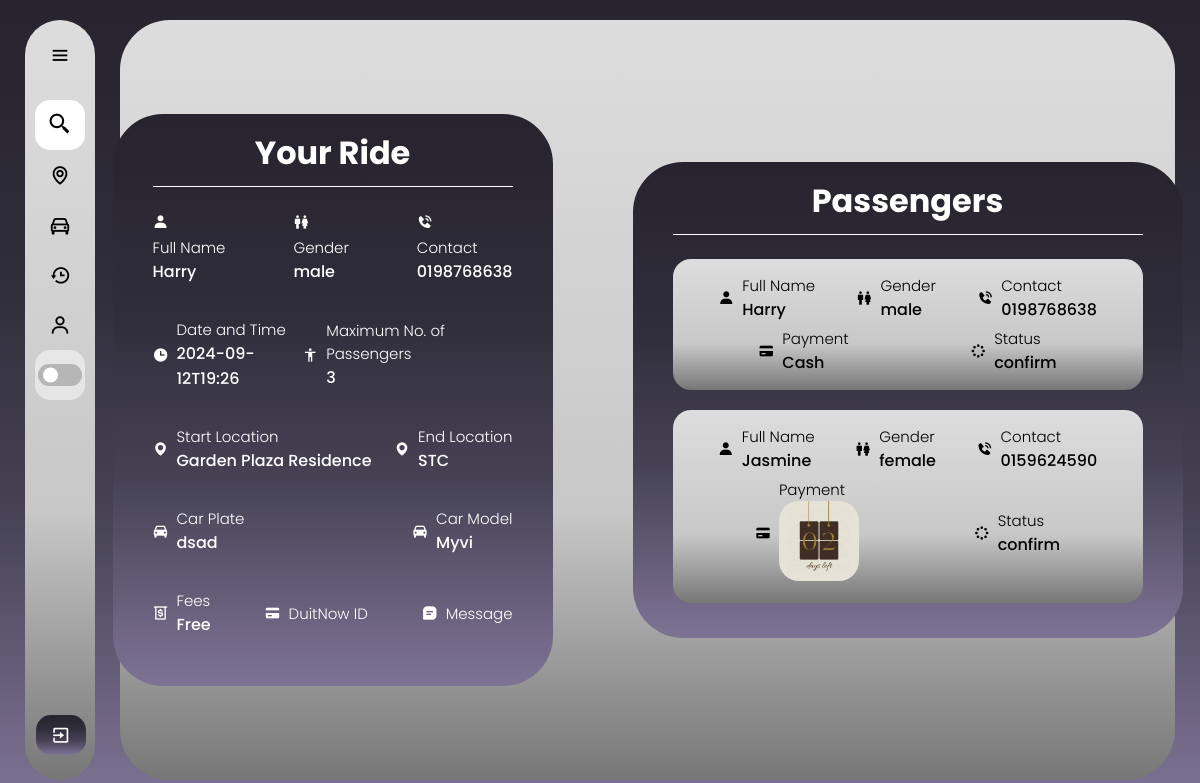
Page /match_passenger/1 (signed in) on the committed database.
### web/models.py (models this page shows)
class Profile(db.Model):
    id = db.Column(db.Integer, primary_key=True)
    fullName = db.Column(db.String(150))
    gender = db.Column(db.String(100), nullable=False)
    birthyear=db.Column(db.String(15), nullable=False)
    contact = db.Column(db.String(15), nullable=False)
    birthyear = db.Column(db.String(15), nullable=False)
    profile_pic = db.Column(db.String(200), default="default.jpg")
    is_approved = db.Column(db.Boolean, default=False)  # Added for moderation
    user_id = db.Column(db.Integer, db.ForeignKey('user.id'), nullable=False)
    birthyear = db.Column(db.String(15), nullable=False)

class Rides(db.Model):
    id = db.Column(db.Integer, primary_key=True)
    dateandTime = db.Column(db.String(50), nullable=False)
    start_location = db.Column(db.String(100), nullable=False)
    start_location_lat = db.Column(db.Float, nullable=True)  # Nullable
    start_location_lng = db.Column(db.Float, nullable=True)  # Nullable
    end_location = db.Column(db.String(100), nullable=False)
    end_location_lat = db.Column(db.Float, nullable=True)  # Nullable
    end_location_lng = db.Column(db.Float, nullable=True)  # Nullable
    carplate = db.Column(db.String(20), nullable=False)
    carmodel = db.Column(db.String(50), nullable=False)
    totalperson = db.Column(db.Integer, nullable=False)
    fees = db.Column(db.String(50), nullable=False)
    duitnowid = db.Column(db.String(50), nullable=True)  # Nullable
    message = db.Column(db.Text, nullable=True)  # Nullable
    status = db.Column(db.String(50), nullable=False,default='pending')
    user_id = db.Column(db.Integer, db.ForeignKey('user.id'), nullable=False)
    passenger_matches = db.relationship('PassengerMatch', foreign_keys='PassengerMatch.driver_id', backref='driver_post', lazy=True)

class PassengerMatch(db.Model):
    id = db.Column(db.Integer, primary_key=True)
    passenger_id = db.Column(db.Integer, db.ForeignKey('user.id'), nullable=False)
    driver_id = db.Column(db.Integer, db.ForeignKey('rides.id'), nullable=False)
    payment_proof_id = db.Column(db.Integer, db.ForeignKey('payment_proof.id'), nullable=True)
    status = db.Column(db.String(20), nullable=False, default='APPROVING')
    passenger = db.relationship('User', foreign_keys=[passenger_id], backref='matches_as_passenger')
    driver = db.relationship('Rides', foreign_keys=[driver_id], backref='matches_as_driver')
    payment_proof = db.relationship('PaymentProof', backref='matches', lazy=True)

class PaymentProof(db.Model):
    id = db.Column(db.Integer, primary_key=True)
    file_name = db.Column(db.String(100), nullable=False)
    user_id = db.Column(db.Integer, db.ForeignKey('profile.user_id'), nullable=False)
    user = db.relationship('Profile', backref='payment_proofs', lazy=True)

### web/routes.py (the view)
@bp.route('/match_passenger/<int:driver_id>')
@login_required
def match_passenger(driver_id):
    profile = Profile.query.filter_by(user_id=current_user.id).first()
    driver = Rides.query.get_or_404(driver_id)
    profiles = Profile.query.all()
    profile_dict = {profile.user_id: profile for profile in profiles}
    matches = PassengerMatch.query.filter_by(driver_id=driver_id, status='IN PROGRESS').all()
    matches_approving = PassengerMatch.query.filter_by(driver_id=driver_id, status='APPROVING').all()
    matches_completed = PassengerMatch.query.filter_by(driver_id=driver_id, status='COMPLETED').all()
    matches_confirmed = PassengerMatch.query.filter_by(driver_id=driver_id, status='confirm').all()
    print(f"Profile dict keys: {profile_dict.keys()}")
    print(f"Driver user ID: {driver.user_id}")
    return render_template(
        'match_passenger.html',
        driver=driver,
        matches=matches,
        profile_dict=profile_dict,
        profile=profile,
        matches_approving=matches_approving,
        matches_completed=matches_completed,
        matches_confirmed=matches_confirmed
    )

### web/templates/match_passenger.html (shortened to what this page needs)
{% extends "base_passenger.html" %}
{% block content %}
<!DOCTYPE html>
<html lang="en">
<head>
    <link rel="stylesheet" href="../static/match_passenger.css">
    <link href='https://unpkg.com/boxicons@2.1.4/css/boxicons.min.css' rel='stylesheet'>
</head>
<body>
    <div class="container">
        <div class="box">
            <div class="driver">
                <div class="header">
                    <h1>Your Ride</h1>
                </div>
                <div class="details">
                    <div class="row">
                        <div class="info">
                            <i class='bx bxs-user'></i>
                            <h3>Full Name</h3>
                            <p>{{ profile_dict[driver.user_id].fullName }}</p>
                        </div>
                        <div class="info">
                            <i class='bx bx-male-female'></i>
                            <h3>Gender</h3>
                            <p>{{ profile_dict[driver.user_id].gender }}</p>
                        </div>
                        <div class="info">
                            <i class='bx bxs-phone-call'></i>
                            <h3>Contact</h3>
                            <p>{{ profile_dict[driver.user_id].contact }}</p>
                        </div>
                    </div>
                    <div class="row">
                        <div class="info_left-right">
                            <i class='bx bxs-time' ></i>
                            <div class="info_up-down">
                                <h3>Date and Time</h3>
                                <p>{{ driver.dateandTime }}</p>
                            </div>
                        </div>
                        <div class="info_left-right">
                            <i class='bx bx-body'></i>
                            <div class="info_up-down">
                                <h3>Maximum No. of Passengers</h3>
                                <p>{{ driver.totalperson }}</p>
                            </div>
                        </div>
                    </div>
                    <div class="row">
                        <div class="info_left-right">
                            <i class='bx bxs-map'></i>
                            <div class="info_up-down">
                                <h3>Start Location</h3>
                                <p>{{ driver.start_location }}</p>
                            </div>
                        </div>
                        <div class="info_left-right">
                            <i class='bx bxs-map'></i>
                            <div class="info_up-down">
                                <h3>End Location</h3>
                                <p>{{ driver.end_location }}</p>
                            </div>
                        </div>
                    </div>
                    <div class="row">
                        <div class="info_left-right">
                            <i class='bx bxs-car'></i>
                            <div class="info_up-down">
                                <h3>Car Plate</h3>
                                <p>{{ driver.carplate }}</p>
                            </div>
                        </div>
                        <div class="info_left-right">
                            <i class='bx bxs-car'></i>
                            <div class="info_up-down">
                                <h3>Car Model</h3>
                                <p>{{ driver.carmodel }}</p>
                            </div>
                        </div>
                    </div>
                    <div class="row">
                        <div class="info_left-right">
                            <i class='bx bx-money-withdraw' ></i>
                            <div class="info_up-down">
                                <h3>Fees</h3>
                                <p>{{ driver.fees }}</p>
                            </div>
                        </div>
                        <div class="info_left-right">
                            <i class='bx bxs-credit-card'></i>
                            <div class="info_up-down">
                                <h3>DuitNow ID</h3>
                            </div>
                        </div>
                        <div class="info_left-right">
                            <i class='bx bxs-message-square-detail'></i>
                            <div class="info_up-down">
                                <h3>Message</h3>
                            </div>
                        </div>
                    </div>
                </div>
            </div>
            <div class="passenger">
                <div class="header">
                    <h1>Passengers</h1>
                </div>
                <div class="details">
                    {% for match in matches_confirmed %}
                    <div class="seperate">
                        <div class="row-p">
                            <div class="info_left-right">
                                <i class='bx bxs-user'></i>
                                <div class="info_up-down">
                                    <h3>Full Name</h3>
                                    <p>{{ profile_dict[match.passenger_id].fullName }}</p>
                                </div>
                            </div>
                            <div class="info_left-right">
                                <i class='bx bx-male-female'></i>
                                <div class="info_up-down">
                                    <h3>Gender</h3>
                                    <p>{{ profile_dict[match.passenger_id].gender }}</p>
                                </div>
                            </div>
                            <div class="info_left-right">
                                <i class='bx bxs-phone-call'></i>
                                <div class="info_up-down">
                                    <h3>Contact</h3>
                                    <p>{{ profile_dict[match.passenger_id].contact }}</p>
                                </div>
                            </div>
                        </div>
                        <div class="row-p">
                            <div class="info_left-right">
                                <i class='bx bxs-credit-card'></i>
                                <div class="info_up-down">
                                    <h3>Payment</h3>
                                    <p>
                                        {% if match.payment_proof %}
                                            <img src="{{ url_for('static', filename='payment/' ~ match.payment_proof.file_name) }}" alt="Payment Proof">
                                        {% else %}
                                            Cash
                                        {% endif %}
                                    </p>
                                </div>
                            </div>
                            <div class="info_left-right">
                                <i class='bx bx-loader-circle' ></i>
                                <div class="info_up-down">
                                    <h3>Status</h3>
                                    <p>{{ match.status }}</p>
                                </div>
                            </div>
                        </div>
                    </div>
                    {% endfor %}
                </div>
            </div>
        </div>
    </div>
</body>
</html>
{% endblock %}

### web/templates/base_passenger.html (shortened to what this page needs)
<!DOCTYPE html>
<html>
  <head>
    <link rel="stylesheet" href="../static/sidebar.css">
    <link href='https://unpkg.com/boxicons@2.1.4/css/boxicons.min.css' rel='stylesheet'>
  </head>
<body>
    <div class="sidebar">
      <div class="logo_name">
        <i class='bx bx-menu' id="btn" ></i>
      </div>
      <ul class="nav_list">
        <li>
          <i class='bx bx-search-alt-2' ></i>
          <input type="text" id="sidebarSearch" placeholder="Search Location">
        </li>
        <li>
          <a href="{{ url_for('main.findarides')}}">
            <i class='bx bx-map' ></i>
          </a>
        </li>
        <li>
          <a href="/driver_post">
            <i class='bx bx-car'></i>
          </a>
        </li>
        <li>
          <a href="{{ url_for('main.booking_history') }}" >
            <i class='bx bx-history' ></i>
          </a>
        </li>
        <li>
          <a href="{{ url_for('main.dashboard') }}" >
            <i class='bx bx-user'></i>
          </a>
        </li>
        <li class="mode">
          <div class="moon-sun">
          </div>
          <div class="toggle-switch">
            <span class="switch"></span>
          </div>
        </li>
      </ul>
      <div class="profile_content">
        <div class="profile">
          <a href="/">
            <i class='bx bx-exit' id="logout" ></i>
          </a>
        </div>
      </div>
    </div>
    <div class="right_box">
        {% block content %}{% endblock %}
    </div>
  </body>
</html>

### web/static/sidebar.css (style rules this page uses)
* { margin: 0; padding: 0; box-sizing: border-box; font-family: "poppins"; }
:root { --background-color: linear-gradient(to bottom, #27242f, #292632, #2c2935, #2e2b39, #312e3c, #383544, #3f3b4c, #464254, #534e64, #615a74, #6f6784, #7d7495); --box-color: linear-gradient(180deg, #DDDDDD 0%, #C8C8C8 64.5%, #777777 100%); --text-color: black; --toggle-color: white; --mode-background: rgba(255, 255, 255, 0.5); --box-shadow: 5px 5px 10px rgba(0, 0, 0, 0.5); }
body { position: relative; min-height: 100vh; width: 100%; overflow: hidden; background: var(--background-color) fixed; }
.sidebar { position: fixed; top: 20px; bottom: 20px; left: 25px; width: 70px; background: var(--box-color); padding: 10px 10px; border-radius: 50px; transition: all 0.5s ease; }
.sidebar #btn { position: absolute; left: 50%; top: 10px; font-size: 22px; height: 50px; width: 50px; text-align: center; line-height: 50px; transform: translateX(-50%); color: var(--text-color); }
.sidebar ul { margin-top: 20px; }
.sidebar ul li { list-style: none; line-height: 50px; position: relative; height: 50px; width: 100%; }
.sidebar ul li input { position: absolute; height: 100%; width: 100%; left: 0; top: 0; border-radius: 15px; outline: none; border: none; background: var(--toggle-color); padding-left: 50px; font-size: 16px; color: var(--text-color); }
.sidebar ul li .bx-search-alt-2 { position: absolute; z-index: 100; height: 50px; min-width: 50px; line-height: 50px; text-align: center; font-size: 25px; transition: all 0.5s ease; color: var(--text-color); }
.sidebar ul li a { color: var(--text-color); display: flex; align-items: center; text-decoration: none; border-radius: 15px; white-space: nowrap; }
.sidebar ul li a i { font-size: 22px; height: 50px; min-width: 50px; line-height: 50px; text-align: center; transition: all 0.5s ease; }
.sidebar .nav_list .mode { background: var(--mode-background); border-radius: 15px; display: flex; align-items: center; position: relative; color: var(--text-color); position: relative; }
.sidebar .nav_list .mode .moon-sun { font-size: 22px; height: 50px; min-width: 50px; display: flex; align-items: center; justify-content: center; }
.sidebar .mode .toggle-switch { position: absolute; right: 3px; display: flex; align-items: center; justify-content: center; height: 100%; min-width: 45px; cursor: pointer; }
.toggle-switch .switch { position: relative; height: 22px; width: 44px; border-radius: 25px; background: #b7b6b6; }
.toggle-switch .switch::before { content: ''; position: absolute; height: 15px; width: 15px; border-radius: 50%; top: 50%; left: 5px; transform: translateY(-50%); background: var(--toggle-color); transition: all 0.5s ease; }
.sidebar .profile_content { position: absolute; color: white; bottom: 20px; left: 15px; width: 85%; }
.sidebar .profile_content .profile { position: relative; padding: 0 10px; height: 50px; border-radius: 15px; }
.profile #logout { color: var(--toggle-color); cursor: pointer; position: absolute; left: 35%; bottom: 5px; transform: translateX(-50%); min-width: 50px; line-height: 40px; font-size: 20px; border-radius: 15px; text-align: center; transition: all 0.4s ease; background: var(--background-color); }

### rows in the picture
Profile: fullName "Harry", gender "male", contact "0198768638"
Rides: dateandTime "2024-09-12T19:26", totalperson "3", start_location "Garden Plaza Residence", end_location "STC", carplate "dsad", carmodel "Myvi", fees "Free"
PassengerMatch: shows "Cash", status "confirm"
PassengerMatch: file_name (picture), status "confirm"
Profile: fullName "Jasmine", gender "female", contact "0159624590"
